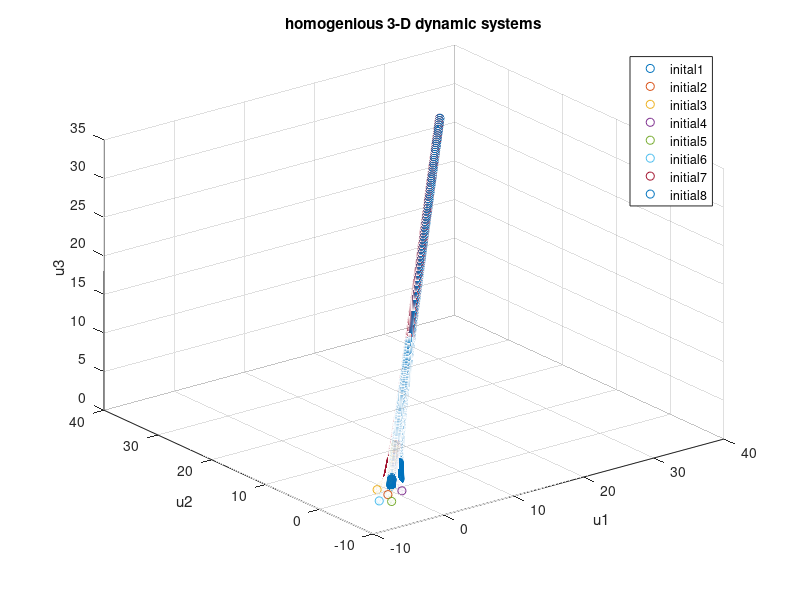
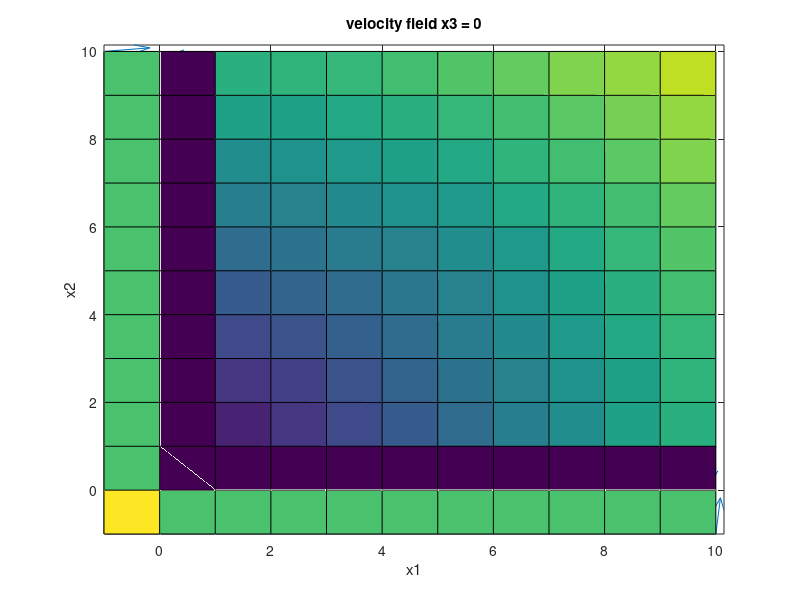

Write MATLAB code to recreate these figures, in order.
% Neural Dynamics Exercise 7
% Po-Hsuan Huang
% 2015/1/13
% Q2_1
% Find the fixed points of the matrix in auto-assoicative memory Neuron Network

%%

%% 
clear
close all

%% constants

M = [ 1 -0.1 -0.1; -0.1 1 -0.1; -0.1 -0.1 -0.1];  %  dynamics metrix for du/dt = -u + [Mu]
K = [ 0 -0.1 -0.1; -0.1 0 -0.1; -0.1 -0.1 -1.1];  %  dynamics metrix for du/dt = Au

[V ,D, W] = eig(K); % calculate the right eigenvectors and Diagonalized matrix.

display (W,'right eigenvectors')

display (D,'diagonalized metrix')


tau = 1;



% Q2_1

% 
% % 3d quiver
% 
% 
% % faster way to plot, but didn't figure out how to do it correctly
% % fix on axis, and plot the rest two.
% point= 0:2.5:10;
% 
% clear z
% 
% for j = 1: length(point)
% for i = 1: length(point)
% for k = 1: length(point)
%     
%     
% thres =   M*[point(i);point(j);point(k)];
% 
% 
% zen(i,j,k,:) =(1/tau)*(-[point(i);point(j);point(k)]+ (thres > 0).*thres);
% 
% 
% end
% end
% end
% [x,y,w]=meshgrid(0:2.5:10);
% 
% figure(10)
% quiver3(x,y,w,zen(:,:,:,1),zen(:,:,:,2),zen(:,:,:,3)); % projection on x3 =0
% xlabel('x1');
% ylabel('x2');
% zlabel('x3');
% title({'velocity field'})
% axis tight
% 
% Plane x-y
[x,y]=meshgrid(-1:1:10);

point= -1:1:10;

for i = 1: length(point)
for j = 1: length(point)
    
thres =     M*[point(i);point(j);0];
z(j,i,:) =(1/tau)*(-[point(i);point(j);0]+ (thres > 0).*thres);

Energy (j,i) = sqrt(z(j,i,1)^2+ z(j,i,2)^2 + z(j,i,3)^2 );

end
end

figure(2)
quiver(x,y,z(:,:,1),z(:,:,2));% proection on x3 =0
hold on
surf(x,y,Energy);
hold off
xlabel('x1');
ylabel('x2');
title({'velocity field x3 = 0'})
axis tight

% clear z;
% 
% % Plane z-x
% 
% for i = 1: length(point)
% for j = 1: length(point)
%     
% thres =     M*[point(i); 0 ; point(j)];
% z(j,i,:) =(1/tau)*(-[point(i);0;point(j)]+ (thres > 0).*thres);
% end
% end
% 
% figure(3)
% quiver(x,y,z(:,:,3),z(:,:,1));% proection on x2 =0
% xlabel('x1');
% ylabel('x3');
% title({'velocity field x2 = 0'})
% axis tight
% 
% clear z
% 
% % Plane y-z
% 
% for i = 1: length(point)
% for j = 1: length(point)
%     
% thres =     M*[0;point(i);point(j)];
% z(j,i,:) =(1/tau)*(-[0;point(i);point(j)]+ (thres > 0).*thres);
% end
% end
% 
% figure(4)
% quiver(x,y,z(:,:,2),z(:,:,3));% proection on x1 =0
% xlabel('x2');
% ylabel('x3');
% title({'velocity field x1 = 0'})
% axis tight

%% Study of trajectory



T_t = 4 ; %   total modeling time.

dt = 1e-2 ; % time stepsize

tau = 1;



time = 0:dt:T_t;

Initial = [ 1 1 0 ; -1 -1 0 ; -1 1 0; 1 -1 0];


Initial(5:8,:)= [-2 -3 0 ; -3 -2 0 ; 2 3 0 ; 3 2 0];   

%Initial (1:4,:)= zeros(4,3);


M = [ 1 -0.1 -0.1;
    -0.1 1 -0.1; -0.1 -0.1 -0.1];  %  dynamics metrix for dx/dt = Ax



figure(1)

for trial =1 :8

u(:,1)= Initial(trial,:)';

for iter =1 : length(time)-1

    u(:,iter+1) = u(:,iter)+ dt*( -u(:,iter) + (M*u(:,iter)> 0)'*M*u(:,iter))/tau;
    
    
end

plot3(u(1,:),u(2,:),u(3,:),'o');


hold on

end


grid on
xlabel('u1');
ylabel('u2');
zlabel('u3');
legend('inital1','initial2','initial3','initial4','initial5','initial6','initial7','initial8' )
title({'homogenious 3-D dynamic systems'})
   
hold off


